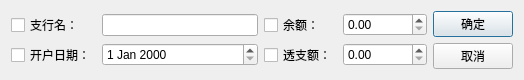
<?xml version="1.0" encoding="UTF-8"?>
<ui version="4.0">
 <class>LoginDialog</class>
 <widget class="QDialog" name="LoginDialog">
  <property name="geometry">
   <rect>
    <x>0</x>
    <y>0</y>
    <width>524</width>
    <height>72</height>
   </rect>
  </property>
  <property name="sizePolicy">
   <sizepolicy hsizetype="Fixed" vsizetype="Fixed">
    <horstretch>0</horstretch>
    <verstretch>0</verstretch>
   </sizepolicy>
  </property>
  <property name="windowTitle">
   <string>输入</string>
  </property>
  <layout class="QGridLayout" name="gridLayout">
   <item row="5" column="3">
    <layout class="QVBoxLayout" name="verticalLayout_2">
     <item>
      <layout class="QGridLayout" name="gridLayout_2">
       <item row="0" column="3">
        <widget class="QDoubleSpinBox" name="Balance">
         <property name="maximum">
          <double>999999999999.000000000000000</double>
         </property>
        </widget>
       </item>
       <item row="1" column="3">
        <widget class="QDoubleSpinBox" name="Overdraft">
         <property name="maximum">
          <double>999999999999.000000000000000</double>
         </property>
        </widget>
       </item>
       <item row="0" column="2">
        <widget class="QCheckBox" name="nBalance">
         <property name="text">
          <string>余额：</string>
         </property>
        </widget>
       </item>
       <item row="1" column="2">
        <widget class="QCheckBox" name="nOverdraft">
         <property name="text">
          <string>透支额：</string>
         </property>
        </widget>
       </item>
       <item row="0" column="1">
        <widget class="QLineEdit" name="Bank_Name"/>
       </item>
       <item row="0" column="0">
        <widget class="QCheckBox" name="nBank_Name">
         <property name="text">
          <string>支行名：</string>
         </property>
        </widget>
       </item>
       <item row="1" column="0">
        <widget class="QCheckBox" name="nOpening_Date">
         <property name="text">
          <string>开户日期：</string>
         </property>
        </widget>
       </item>
       <item row="1" column="1">
        <widget class="QDateEdit" name="Opening_Date"/>
       </item>
      </layout>
     </item>
    </layout>
   </item>
   <item row="5" column="4">
    <layout class="QVBoxLayout" name="verticalLayout">
     <item>
      <widget class="QPushButton" name="OB">
       <property name="text">
        <string>确定</string>
       </property>
      </widget>
     </item>
     <item>
      <widget class="QPushButton" name="EB">
       <property name="text">
        <string>取消</string>
       </property>
      </widget>
     </item>
    </layout>
   </item>
  </layout>
 </widget>
 <resources/>
 <connections/>
</ui>
